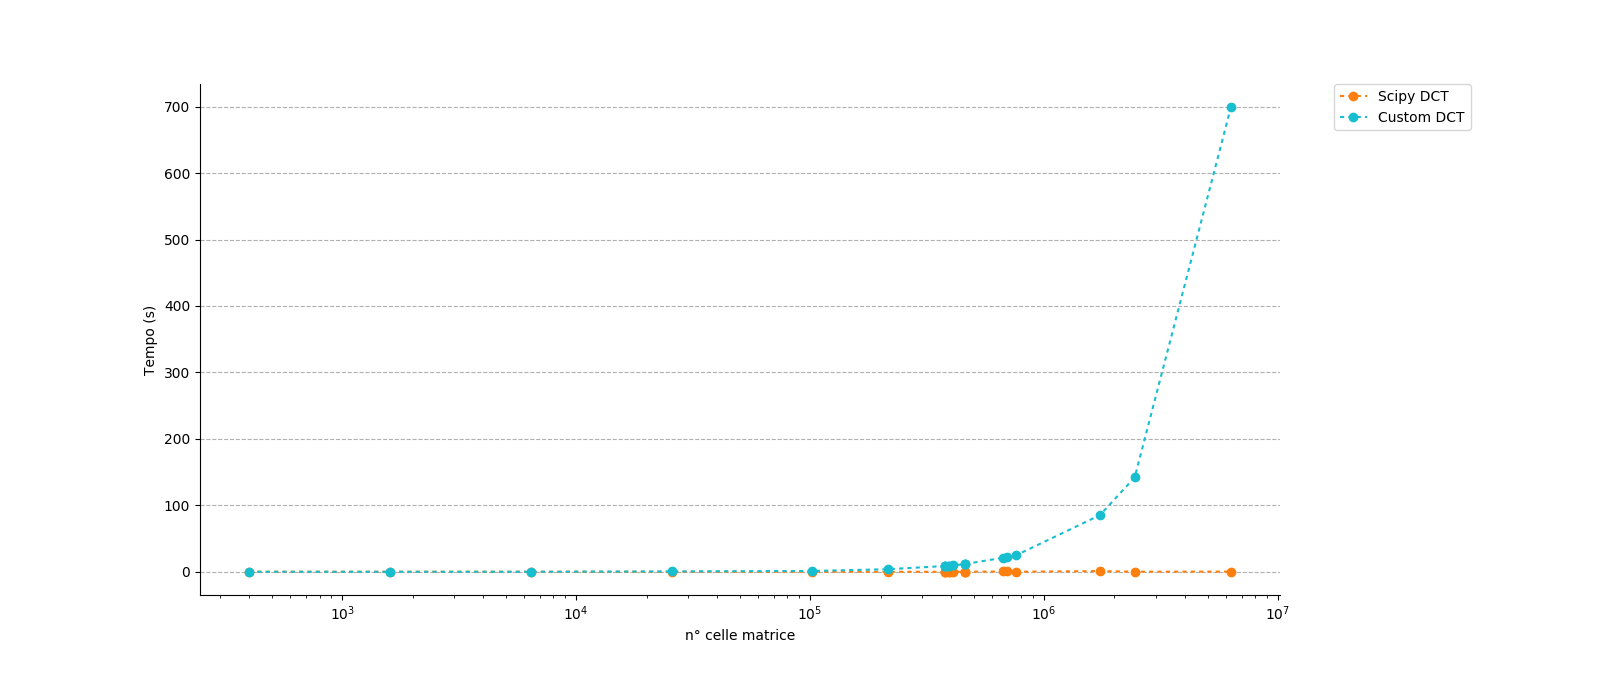

Source code (Python):
import matplotlib.pyplot as plt
import pandas as pd

dt = pd.read_csv(
    "../res.log",
    sep=',',
    encoding="utf-8-sig",
)

# tableau20[2] arancione
# tableau20[4] verde
# tableau20[6] rosso
# tableau20[8] viola
# tableau20[10] marrone
# tableau20[12] rosa
# tableau20[14] grigio
# tableau20[16] verdino
# tableau20[18] azzurro
tableau20 = [(31, 119, 180), (174, 199, 232), (255, 127, 14), (255, 187, 120),
             (44, 160, 44), (152, 223, 138), (214, 39, 40), (255, 152, 150),
             (148, 103, 189), (197, 176, 213), (140, 86, 75), (196, 156, 148),
             (227, 119, 194), (247, 182, 210), (127, 127, 127), (199, 199, 199),
             (188, 189, 34), (219, 219, 141), (23, 190, 207), (158, 218, 229)]

# Scale the RGB values to the [0, 1] range, which is the format matplotlib accepts.
for i in range(len(tableau20)):
    r, g, b = tableau20[i]
    tableau20[i] = (r / 255., g / 255., b / 255.)

plt.close()
plt.figure(1, figsize=(16, 7))




# Settaggio griglia asse y
ax = plt.axes()
ax.yaxis.grid(linestyle='--')

# Remove the plot frame lines. They are unnecessary chartjunk.
ax = plt.subplot(111)
ax.spines["top"].set_visible(False)
ax.spines["right"].set_visible(False)

#plt.xlabel('n° di valori non zeri')
plt.xlabel('n° celle matrice')
plt.ylabel('Tempo (s)')

dt = dt.sort_values('pixels')
dt = dt.reset_index(drop=True)


x = dt['pixels']


#TEMPI

# Scipy
y = dt['scipy']
l1, = plt.plot(x, y, color=tableau20[2], dashes=[2, 2], marker='o', label='Scipy DCT')
#plt.text(15.2, y.tail(1) , 'Windows/Python', fontsize=12, color=tableau20[2])

# Custom
y = dt['custom']
plt.plot(x, y, color=tableau20[18], dashes=[2, 2], marker='o', label='Custom DCT')
#plt.text(15.2, y.tail(1), 'Windows/Matlab', fontsize=12, color=tableau20[18])


plt.legend(bbox_to_anchor=(1.05, 1), loc=2, borderaxespad=0.)
plt.xscale('log')
plt.subplots_adjust(bottom=0.15, right=0.8)
plt.show()
